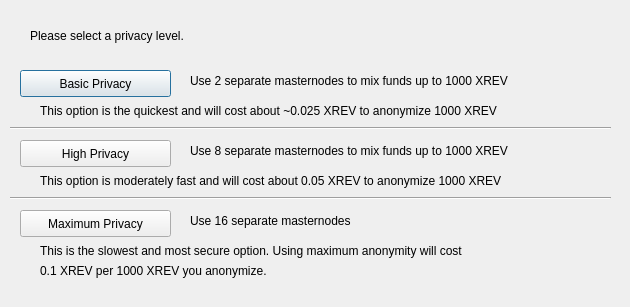
<?xml version="1.0" encoding="UTF-8"?>
<ui version="4.0">
 <class>DarksendConfig</class>
 <widget class="QDialog" name="DarksendConfig">
  <property name="geometry">
   <rect>
    <x>0</x>
    <y>0</y>
    <width>630</width>
    <height>307</height>
   </rect>
  </property>
  <property name="windowTitle">
   <string>Configure PrivateSend</string>
  </property>
  <widget class="QPushButton" name="buttonBasic">
   <property name="geometry">
    <rect>
     <x>20</x>
     <y>70</y>
     <width>151</width>
     <height>27</height>
    </rect>
   </property>
   <property name="text">
    <string>Basic Privacy</string>
   </property>
  </widget>
  <widget class="QPushButton" name="buttonHigh">
   <property name="geometry">
    <rect>
     <x>20</x>
     <y>140</y>
     <width>151</width>
     <height>27</height>
    </rect>
   </property>
   <property name="text">
    <string>High Privacy</string>
   </property>
  </widget>
  <widget class="QPushButton" name="buttonMax">
   <property name="geometry">
    <rect>
     <x>20</x>
     <y>210</y>
     <width>151</width>
     <height>27</height>
    </rect>
   </property>
   <property name="text">
    <string>Maximum Privacy</string>
   </property>
  </widget>
  <widget class="QLabel" name="label">
   <property name="geometry">
    <rect>
     <x>30</x>
     <y>20</y>
     <width>571</width>
     <height>31</height>
    </rect>
   </property>
   <property name="text">
    <string>Please select a privacy level.</string>
   </property>
  </widget>
  <widget class="QLabel" name="label_2">
   <property name="geometry">
    <rect>
     <x>190</x>
     <y>70</y>
     <width>421</width>
     <height>21</height>
    </rect>
   </property>
   <property name="text">
    <string>Use 2 separate masternodes to mix funds up to 1000 XREV</string>
   </property>
  </widget>
  <widget class="QLabel" name="label_3">
   <property name="geometry">
    <rect>
     <x>190</x>
     <y>140</y>
     <width>411</width>
     <height>21</height>
    </rect>
   </property>
   <property name="text">
    <string>Use 8 separate masternodes to mix funds up to 1000 XREV</string>
   </property>
  </widget>
  <widget class="QLabel" name="label_4">
   <property name="geometry">
    <rect>
     <x>190</x>
     <y>210</y>
     <width>421</width>
     <height>21</height>
    </rect>
   </property>
   <property name="text">
    <string>Use 16 separate masternodes</string>
   </property>
  </widget>
  <widget class="QLabel" name="label_6">
   <property name="geometry">
    <rect>
     <x>40</x>
     <y>100</y>
     <width>561</width>
     <height>21</height>
    </rect>
   </property>
   <property name="text">
    <string>This option is the quickest and will cost about ~0.025 XREV to anonymize 1000 XREV</string>
   </property>
  </widget>
  <widget class="QLabel" name="label_7">
   <property name="geometry">
    <rect>
     <x>40</x>
     <y>170</y>
     <width>561</width>
     <height>21</height>
    </rect>
   </property>
   <property name="text">
    <string>This option is moderately fast and will cost about 0.05 XREV to anonymize 1000 XREV</string>
   </property>
  </widget>
  <widget class="QLabel" name="label_8">
   <property name="geometry">
    <rect>
     <x>40</x>
     <y>240</y>
     <width>561</width>
     <height>21</height>
    </rect>
   </property>
   <property name="text">
    <string>This is the slowest and most secure option. Using maximum anonymity will cost</string>
   </property>
  </widget>
  <widget class="QLabel" name="label_9">
   <property name="geometry">
    <rect>
     <x>40</x>
     <y>260</y>
     <width>561</width>
     <height>21</height>
    </rect>
   </property>
   <property name="text">
    <string>0.1 XREV per 1000 XREV you anonymize.</string>
   </property>
  </widget>
  <widget class="Line" name="line">
   <property name="geometry">
    <rect>
     <x>10</x>
     <y>120</y>
     <width>601</width>
     <height>16</height>
    </rect>
   </property>
   <property name="orientation">
    <enum>Qt::Horizontal</enum>
   </property>
  </widget>
  <widget class="Line" name="line_2">
   <property name="geometry">
    <rect>
     <x>10</x>
     <y>190</y>
     <width>601</width>
     <height>16</height>
    </rect>
   </property>
   <property name="orientation">
    <enum>Qt::Horizontal</enum>
   </property>
  </widget>
 </widget>
 <resources/>
 <connections/>
</ui>
